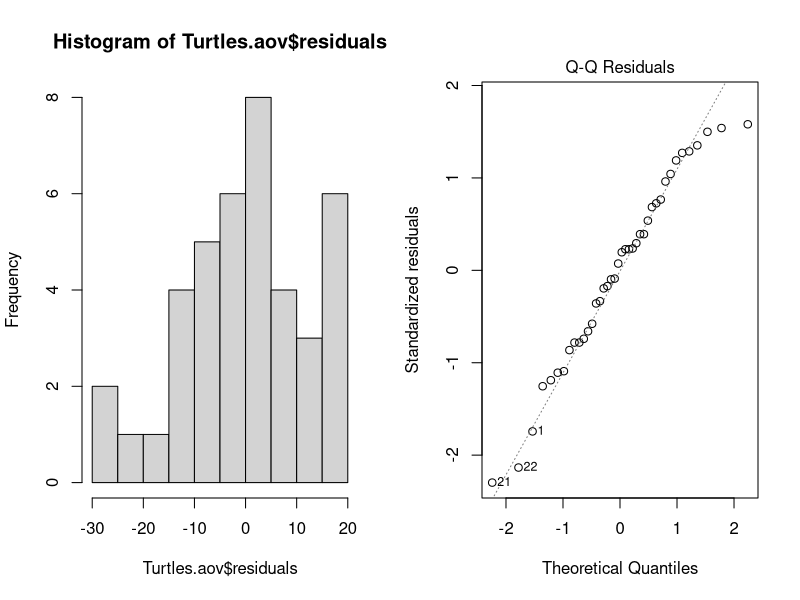
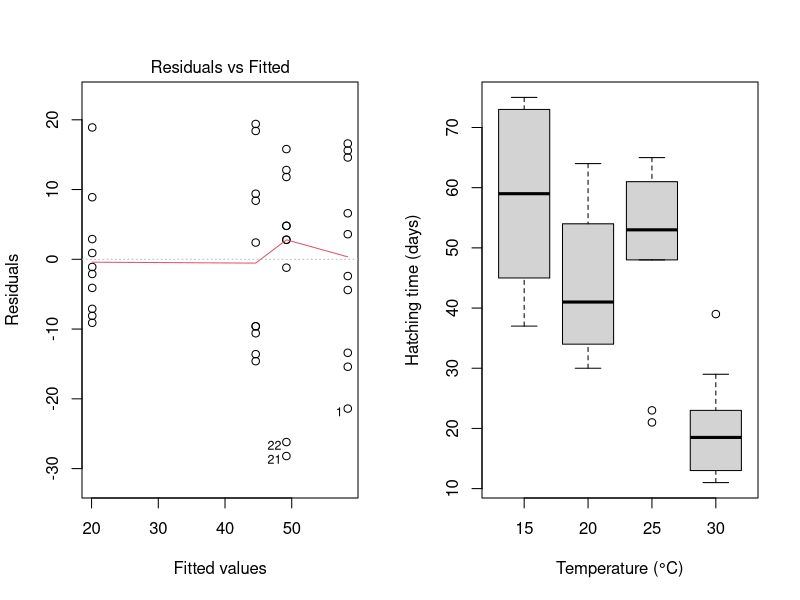
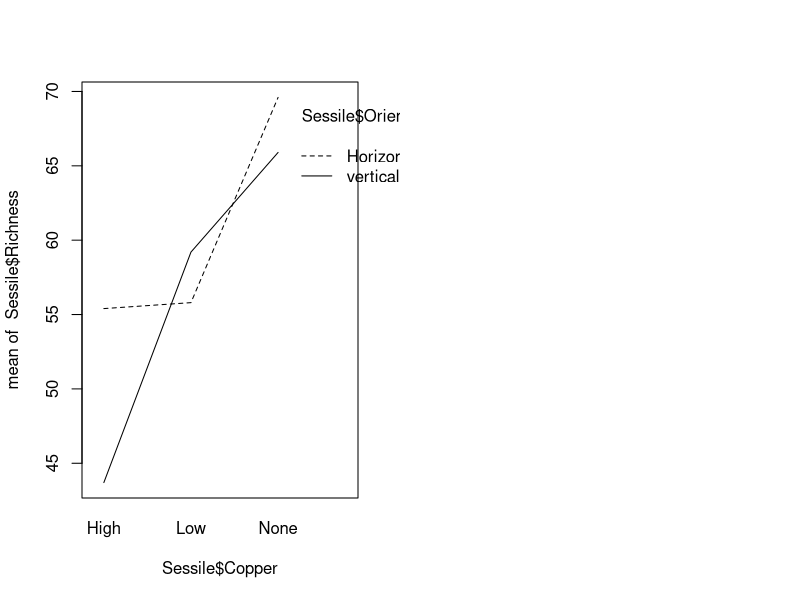
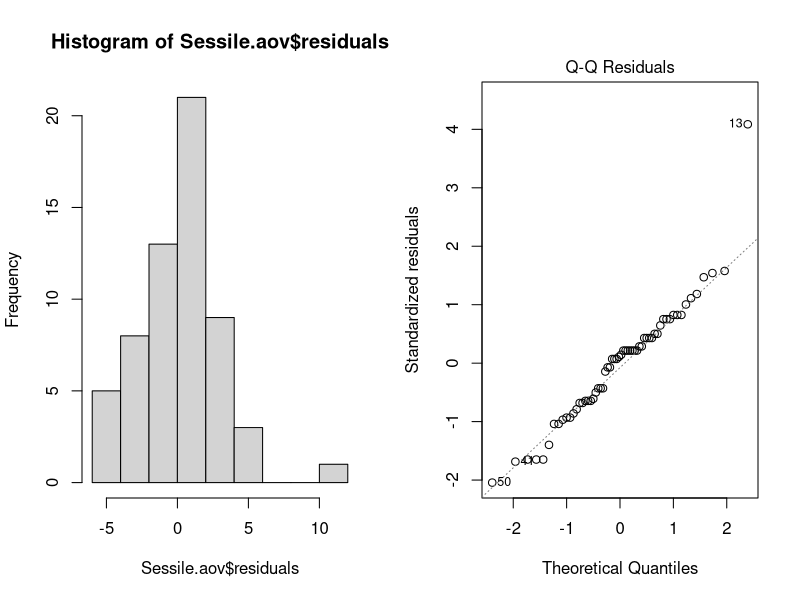
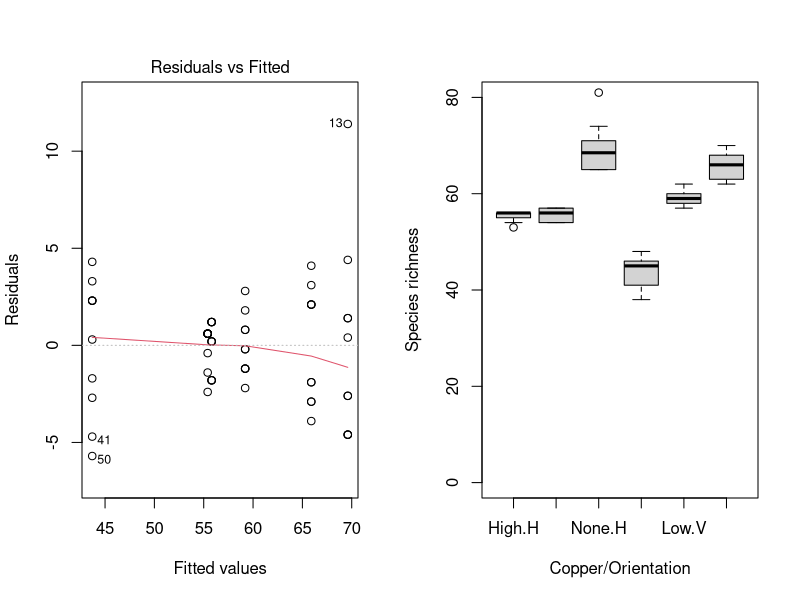
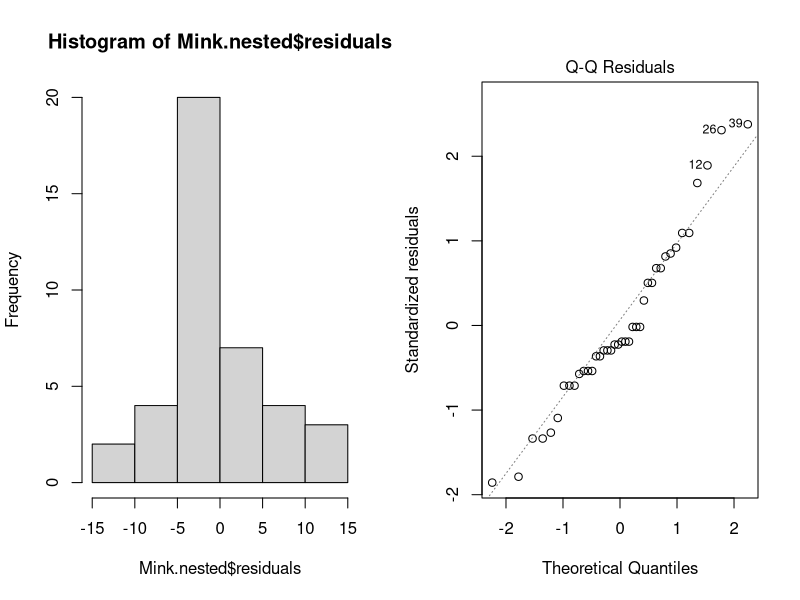
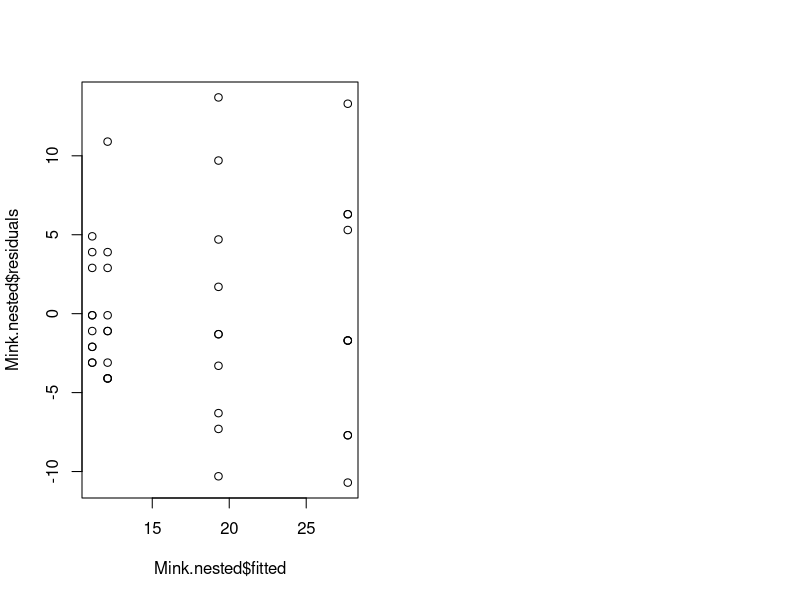

These figures' R source, in order:
## ---- chunk 1
#| label: anova-single-6
#| echo: false
Turtles <- read.csv(file = "data/Turtles.csv", header = TRUE)
Turtles$Temperature <- factor(Turtles$Temperature)
Turtles.aov <- aov(Days ~ Temperature, data = Turtles)
summary(Turtles.aov)
## ---- chunk 2
#| label: anova-single-7
#| echo: false
Turtles.lm <- lm(Days ~ Temperature, data = Turtles)
summary(Turtles.lm)
## ---- chunk 3
#| label: anova-single-8
TukeyHSD(Turtles.aov)
## ---- chunk 4
#| label: anova-single-9
par(mfrow = c(1, 2)) # This code put two plots in the same window
hist(Turtles.aov$residuals)
plot(Turtles.aov, which = 2)
## ---- chunk 5
#| label: anova-single-10
plot(Turtles.aov, which = 1)
## ---- chunk 6
#| label: anova-single-11
boxplot(Days ~ Temperature, data = Turtles, ylab = "Hatching time (days)", xlab = "Temperature (°C)")
## ---- chunk 7
#| label: anova-factorial-6
#| echo: false
Sessile <- read.csv(file = "data/Sessile.csv", header = TRUE)
Sessile.aov <- aov(Richness ~ Copper * Orientation, data = Sessile)
summary(Sessile.aov)
## ---- chunk 8
#| label: anova-factorial-7
interaction.plot(Sessile$Copper, Sessile$Orientation, Sessile$Richness)
## ---- chunk 9
#| label: anova-factorial-8
par(mfrow = c(1, 2)) # This code put two plots in the same window
hist(Sessile.aov$residuals)
plot(Sessile.aov, which = 2)
## ---- chunk 10
#| label: anova-factorial-9
plot(Sessile.aov, which = 1)
## ---- chunk 11
#| label: anova-factorial-10
boxplot(Richness ~ Copper * Orientation, data = Sessile, names = c("High.H", "Low.H", "None.H", "High.V", "Low.V", "None.V"), ylab = "Species richness", xlab = "Copper/Orientation", ylim = c(0, 80))
## ---- chunk 12
#| label: anova-nested-1
# Input data file
Mink <- read.csv(file = "data/Mink.csv", header = TRUE)
# Check the structure of the data
str(Mink)
# Run the analysis
Mink.nested <- aov(Voles ~ Treatment + Area %in% Treatment, data = Mink)
summary(Mink.nested)
## ---- chunk 13
#| label: anova-nested-2
hist(Mink.nested$residuals)
plot(Mink.nested, which = 2)
## ---- chunk 14
#| label: anova-nested-3
plot(Mink.nested$residuals ~ Mink.nested$fitted)
